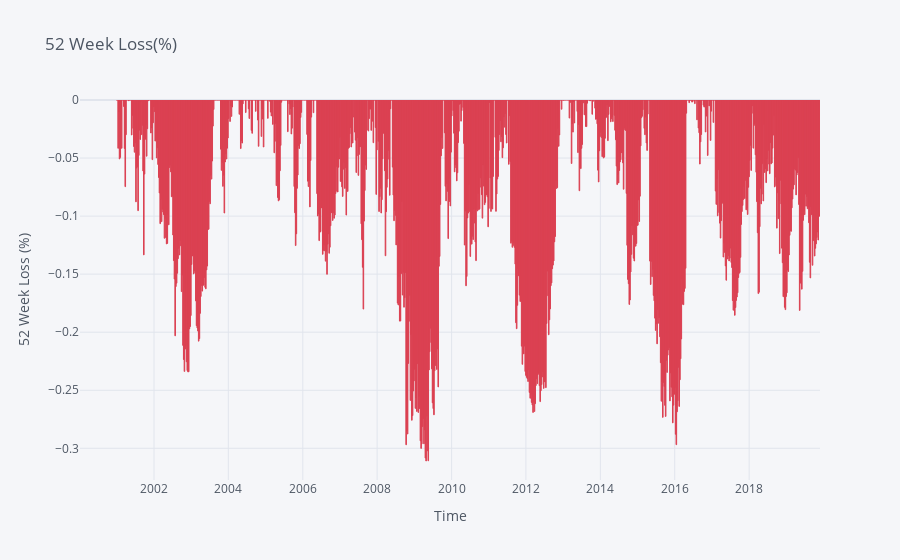

The notebook cell this image was saved under:
### Code cell
# Plot for 52 week maximum loss
buy_value_weekly.iplot(
    y='maxloss',
    kind='bar',
    xTitle='Time',
    yTitle='52 Week Loss (%)',
    title='52 Week Loss(%)',
    color='red'
)

### Figure 1 — Plotly figure (JSON) as saved in the notebook; plotly's stock layout.template omitted (floating-point values rounded to 4 significant figures; data arrays with more than 128 entries replaced by an {"elided": "..."} marker saying what was removed)
{"data": [{"marker": {"color": "rgba(219, 64, 82, 0.6)", "line": {"color": "rgba(219, 64, 82, 1.0)", "width": 1}}, "name": "maxloss", "orientation": "v", "text": "", "type": "bar", "x": {"elided": "1038 str values"}, "y": {"elided": "1038 mixed values"}}], "layout": {"legend": {"bgcolor": "#F5F6F9", "font": {"color": "#4D5663"}}, "paper_bgcolor": "#F5F6F9", "plot_bgcolor": "#F5F6F9", "title": {"font": {"color": "#4D5663"}, "text": "52 Week Loss(%)"}, "xaxis": {"gridcolor": "#E1E5ED", "showgrid": true, "tickfont": {"color": "#4D5663"}, "title": {"font": {"color": "#4D5663"}, "text": "Time"}, "zerolinecolor": "#E1E5ED"}, "yaxis": {"gridcolor": "#E1E5ED", "showgrid": true, "tickfont": {"color": "#4D5663"}, "title": {"font": {"color": "#4D5663"}, "text": "52 Week Loss (%)"}, "zerolinecolor": "#E1E5ED"}}}
